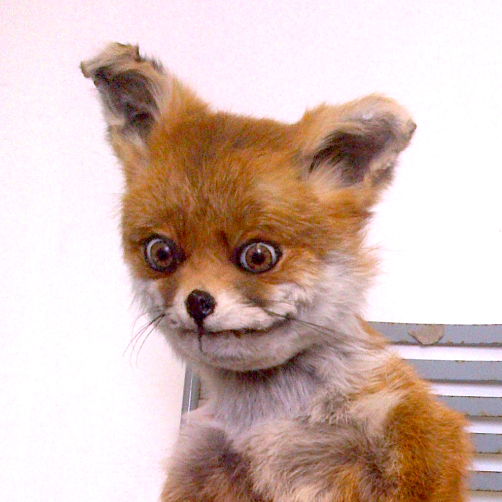
#> input picture OpenCV/SF.jpg, 1003 x 1004 px (shown at 1/2 size)
$ jupyter execute t1.ipynb
#> lines starting #> are read from the running program, lines starting #| are printed output that depends on the picture
[cell 1]
#MODULES
import cv2
import numpy as np
import matplotlib.pyplot as plt

[cell 2]
#Image analysis and video analysis paradigms are identical
#Videos work in frames per second, so individual images are being procesed

#Using cv2
img = cv2.imread('SF.jpg',cv2.IMREAD_GRAYSCALE)
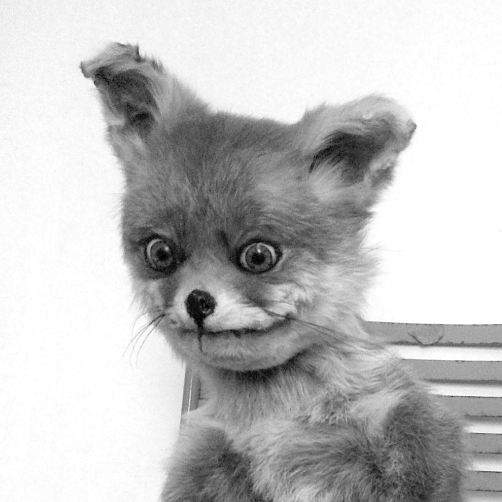
#> img: shape (1004, 1003) (shown at 1/2 size); min 0, max 255, mean 193.6
cv2.imshow('image',img)   #cv2.imshow('title',imageFile)
cv2.waitKey(0)            #press any key to close window
cv2.destroyAllWindows()

[cell 3]
#Saving image in directory

cv2.imwrite('gray_fox.png', img)
#> Out = True

[cell 4]
#Using matplotlib

plt.imshow(img, cmap = 'gray', interpolation = 'bicubic')
plt.show()

[cell 5]
# Plotting things on top of the image

plt.imshow(img, cmap = 'gray', interpolation = 'bicubic')
plt.xticks([]), plt.yticks([])  # to hide tick values on X and Y axis
plt.plot([200,300,400],[100,200,300],'g', linewidth=3)
plt.show()
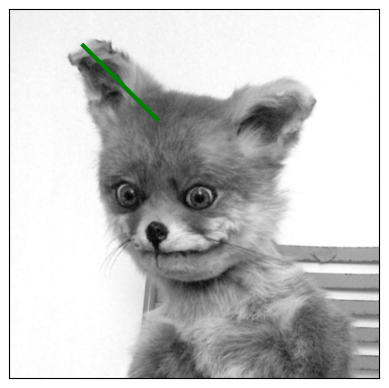
#> figure drawn by matplotlib, 1 panel

[cell 6]
cv2.imwrite('watchgray.png',img)
#> Out = True
